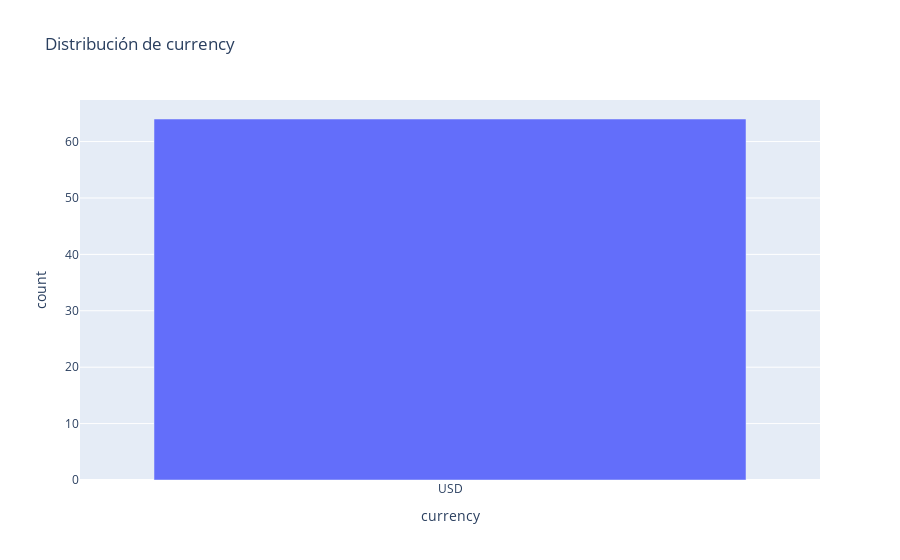
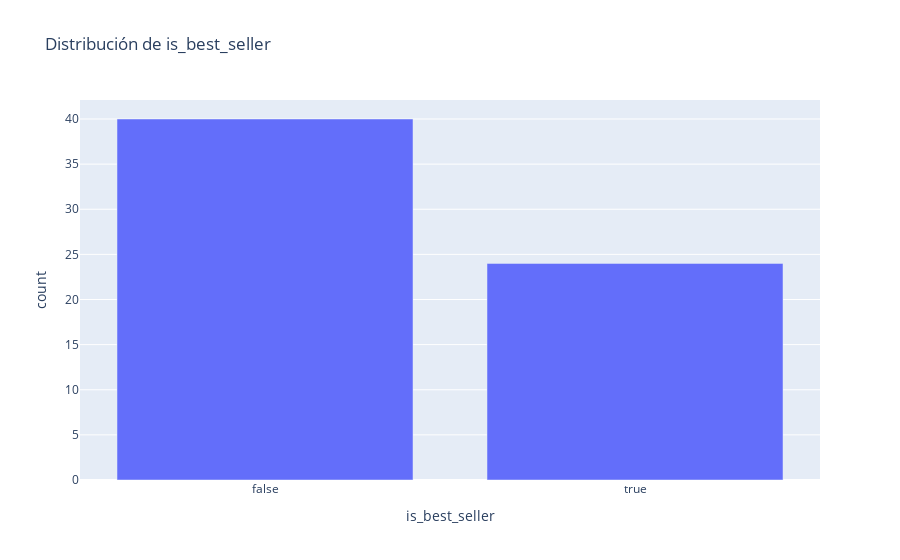
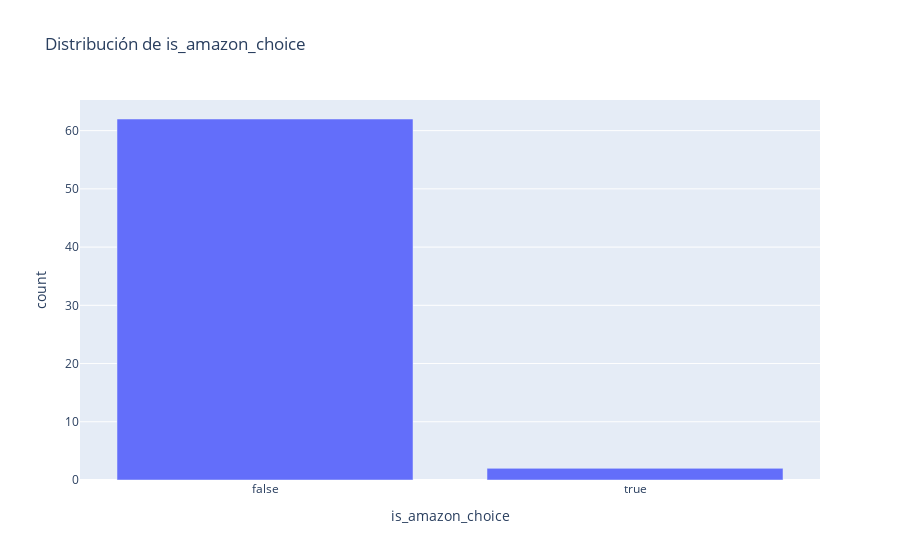
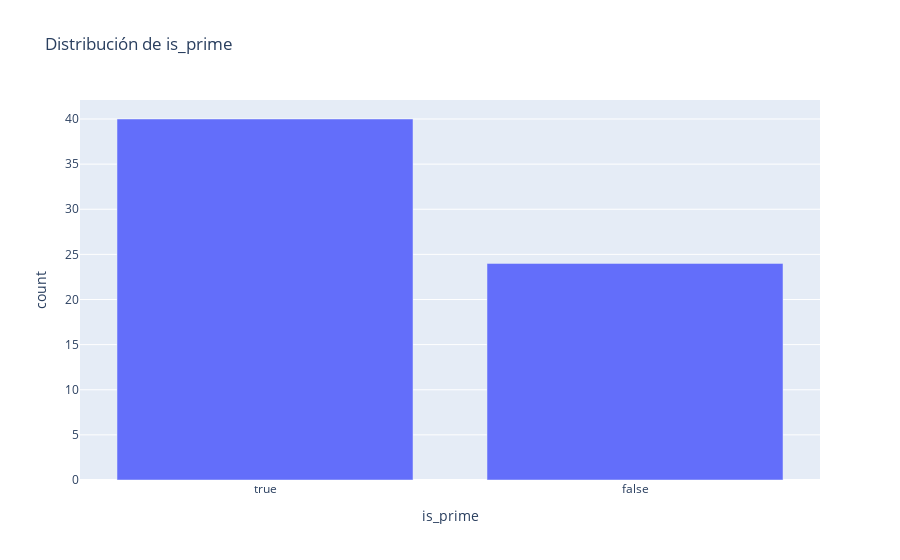

The cell these charts' notebook holds for them, in order:
### Code cell
# Gráficos de distribución
for var in categorical_vars:
    df_counts = df[var].value_counts().reset_index(name='count')
    df_counts.rename(columns={'index': var}, inplace=True) 
    fig = px.bar(df_counts, x=var, y='count', title=f'Distribución de {var}')
    fig.show()

### Figure 1 — Plotly figure (JSON) as saved in the notebook; plotly's stock layout.template omitted (floating-point values rounded to 4 significant figures)
{"data": [{"hovertemplate": "currency=%{x}<br>count=%{y}<extra></extra>", "legendgroup": "", "marker": {"color": "#636efa", "pattern": {"shape": ""}}, "name": "", "orientation": "v", "showlegend": false, "textposition": "auto", "type": "bar", "x": ["USD"], "xaxis": "x", "y": [64], "yaxis": "y"}], "layout": {"barmode": "relative", "legend": {"tracegroupgap": 0}, "title": {"text": "Distribución de currency"}, "xaxis": {"anchor": "y", "domain": [0, 1], "title": {"text": "currency"}}, "yaxis": {"anchor": "x", "domain": [0, 1], "title": {"text": "count"}}}}

### Figure 2 — Plotly figure (JSON) as saved in the notebook; plotly's stock layout.template omitted (floating-point values rounded to 4 significant figures)
{"data": [{"hovertemplate": "is_best_seller=%{x}<br>count=%{y}<extra></extra>", "legendgroup": "", "marker": {"color": "#636efa", "pattern": {"shape": ""}}, "name": "", "orientation": "v", "showlegend": false, "textposition": "auto", "type": "bar", "x": [false, true], "xaxis": "x", "y": [40, 24], "yaxis": "y"}], "layout": {"barmode": "relative", "legend": {"tracegroupgap": 0}, "title": {"text": "Distribución de is_best_seller"}, "xaxis": {"anchor": "y", "domain": [0, 1], "title": {"text": "is_best_seller"}}, "yaxis": {"anchor": "x", "domain": [0, 1], "title": {"text": "count"}}}}

### Figure 3 — Plotly figure (JSON) as saved in the notebook; plotly's stock layout.template omitted (floating-point values rounded to 4 significant figures)
{"data": [{"hovertemplate": "is_amazon_choice=%{x}<br>count=%{y}<extra></extra>", "legendgroup": "", "marker": {"color": "#636efa", "pattern": {"shape": ""}}, "name": "", "orientation": "v", "showlegend": false, "textposition": "auto", "type": "bar", "x": [false, true], "xaxis": "x", "y": [62, 2], "yaxis": "y"}], "layout": {"barmode": "relative", "legend": {"tracegroupgap": 0}, "title": {"text": "Distribución de is_amazon_choice"}, "xaxis": {"anchor": "y", "domain": [0, 1], "title": {"text": "is_amazon_choice"}}, "yaxis": {"anchor": "x", "domain": [0, 1], "title": {"text": "count"}}}}

### Figure 4 — Plotly figure (JSON) as saved in the notebook; plotly's stock layout.template omitted (floating-point values rounded to 4 significant figures)
{"data": [{"hovertemplate": "is_prime=%{x}<br>count=%{y}<extra></extra>", "legendgroup": "", "marker": {"color": "#636efa", "pattern": {"shape": ""}}, "name": "", "orientation": "v", "showlegend": false, "textposition": "auto", "type": "bar", "x": [true, false], "xaxis": "x", "y": [40, 24], "yaxis": "y"}], "layout": {"barmode": "relative", "legend": {"tracegroupgap": 0}, "title": {"text": "Distribución de is_prime"}, "xaxis": {"anchor": "y", "domain": [0, 1], "title": {"text": "is_prime"}}, "yaxis": {"anchor": "x", "domain": [0, 1], "title": {"text": "count"}}}}
